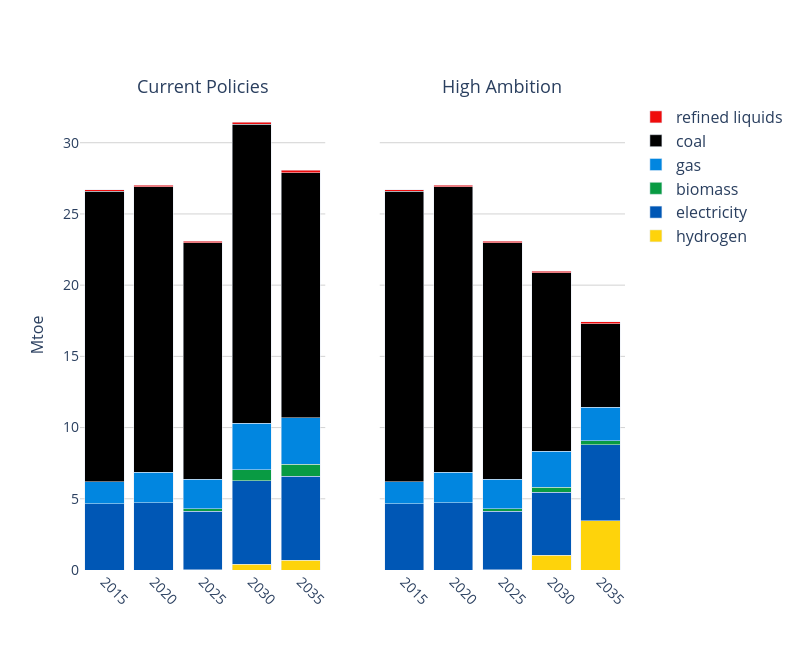

The code cell stored with this chart in its notebook:
### Code cell
# ------------------------------
# D) Iron & steel energy by fuel
# ------------------------------
dfD, _ = run_query(conn, q_idx)  # q_idx=100
dfD["fuel"] = dfD.apply(cat_fuel_ind, axis=1)
dfD["ind"]  = cat_sector(dfD["sector"])
dfD = dfD[(dfD["Year"] >= 2015) & (dfD["ind"] == "Iron and Steel")].copy()
dfD["value"] *= EJ_TO_MTOE
two_panel_stack(
    dfD, category="fuel", years=YEARS_2015_2050,
    out_png="./fig/ironsteel_energy_type.png", y_max=33,
    colors=FUEL_COLORS, patterns=FUEL_PATTERNS
)

### Figure 1 — Plotly figure (JSON) as saved in the notebook; plotly's stock layout.template omitted (floating-point values rounded to 4 significant figures)
{"data": [{"marker": {"color": "#FED30B"}, "name": "hydrogen", "showlegend": true, "type": "bar", "x": [2025, 2030, 2035], "xaxis": "x", "y": [0.02318, 0.4015, 0.6744], "yaxis": "y"}, {"marker": {"color": "#0057B5"}, "name": "electricity", "showlegend": true, "type": "bar", "x": [2015, 2020, 2025, 2030, 2035], "xaxis": "x", "y": [4.668, 4.725, 4.092, 5.853, 5.896], "yaxis": "y"}, {"marker": {"color": "#099B43"}, "name": "biomass", "showlegend": true, "type": "bar", "x": [2025, 2030, 2035], "xaxis": "x", "y": [0.1805, 0.7857, 0.8502], "yaxis": "y"}, {"marker": {"color": "#0186E0"}, "name": "gas", "showlegend": true, "type": "bar", "x": [2015, 2020, 2025, 2030, 2035], "xaxis": "x", "y": [1.528, 2.151, 2.09, 3.278, 3.28], "yaxis": "y"}, {"marker": {"color": "#000000"}, "name": "coal", "showlegend": true, "type": "bar", "x": [2015, 2020, 2025, 2030, 2035], "xaxis": "x", "y": [20.39, 20.04, 16.6, 20.98, 17.2], "yaxis": "y"}, {"marker": {"color": "#EF0C0C"}, "name": "refined liquids", "showlegend": true, "type": "bar", "x": [2015, 2020, 2025, 2030, 2035], "xaxis": "x", "y": [0.09996, 0.1106, 0.09967, 0.1471, 0.1562], "yaxis": "y"}, {"marker": {"color": "#FED30B"}, "name": "hydrogen", "showlegend": false, "type": "bar", "x": [2025, 2030, 2035], "xaxis": "x2", "y": [0.02318, 1.022, 3.474], "yaxis": "y2"}, {"marker": {"color": "#0057B5"}, "name": "electricity", "showlegend": false, "type": "bar", "x": [2015, 2020, 2025, 2030, 2035], "xaxis": "x2", "y": [4.668, 4.725, 4.092, 4.425, 5.336], "yaxis": "y2"}, {"marker": {"color": "#099B43"}, "name": "biomass", "showlegend": false, "type": "bar", "x": [2025, 2030, 2035], "xaxis": "x2", "y": [0.1805, 0.3624, 0.2658], "yaxis": "y2"}, {"marker": {"color": "#0186E0"}, "name": "gas", "showlegend": false, "type": "bar", "x": [2015, 2020, 2025, 2030, 2035], "xaxis": "x2", "y": [1.528, 2.151, 2.09, 2.513, 2.364], "yaxis": "y2"}, {"marker": {"color": "#000000"}, "name": "coal", "showlegend": false, "type": "bar", "x": [2015, 2020, 2025, 2030, 2035], "xaxis": "x2", "y": [20.39, 20.04, 16.6, 12.54, 5.834], "yaxis": "y2"}, {"marker": {"color": "#EF0C0C"}, "name": "refined liquids", "showlegend": false, "type": "bar", "x": [2015, 2020, 2025, 2030, 2035], "xaxis": "x2", "y": [0.09996, 0.1106, 0.09967, 0.1161, 0.1411], "yaxis": "y2"}], "layout": {"annotations": [{"font": {"size": 18}, "showarrow": false, "text": "Current Policies", "x": 0.225, "xanchor": "center", "xref": "paper", "y": 1, "yanchor": "bottom", "yref": "paper"}, {"font": {"size": 18}, "showarrow": false, "text": "High Ambition", "x": 0.775, "xanchor": "center", "xref": "paper", "y": 1, "yanchor": "bottom", "yref": "paper"}], "barmode": "stack", "height": 650, "legend": {"font": {"size": 16}, "traceorder": "reversed", "x": 1.02, "y": 1}, "plot_bgcolor": "rgba(0,0,0,0)", "title": {"font": {"size": 24}, "x": 0.5}, "width": 800, "xaxis": {"anchor": "y", "domain": [0, 0.45], "tickangle": 45, "tickfont": {"size": 14}, "ticktext": ["2015", "2020", "2025", "2030", "2035", "2040", "2045", "2050"], "tickvals": [2015, 2020, 2025, 2030, 2035, 2040, 2045, 2050], "title": {"font": {"size": 16}}}, "xaxis2": {"anchor": "y2", "domain": [0.55, 1], "tickangle": 45, "tickfont": {"size": 14}, "ticktext": ["2015", "2020", "2025", "2030", "2035", "2040", "2045", "2050"], "tickvals": [2015, 2020, 2025, 2030, 2035, 2040, 2045, 2050], "title": {"font": {"size": 16}}}, "yaxis": {"anchor": "x", "domain": [0, 1], "gridcolor": "lightgray", "range": [0, 33], "showgrid": true, "tickfont": {"size": 14}, "title": {"font": {"size": 16}, "text": "Mtoe"}}, "yaxis2": {"anchor": "x2", "domain": [0, 1], "gridcolor": "lightgray", "matches": "y", "range": [0, 33], "showgrid": true, "showticklabels": false, "tickfont": {"size": 14}}}}
